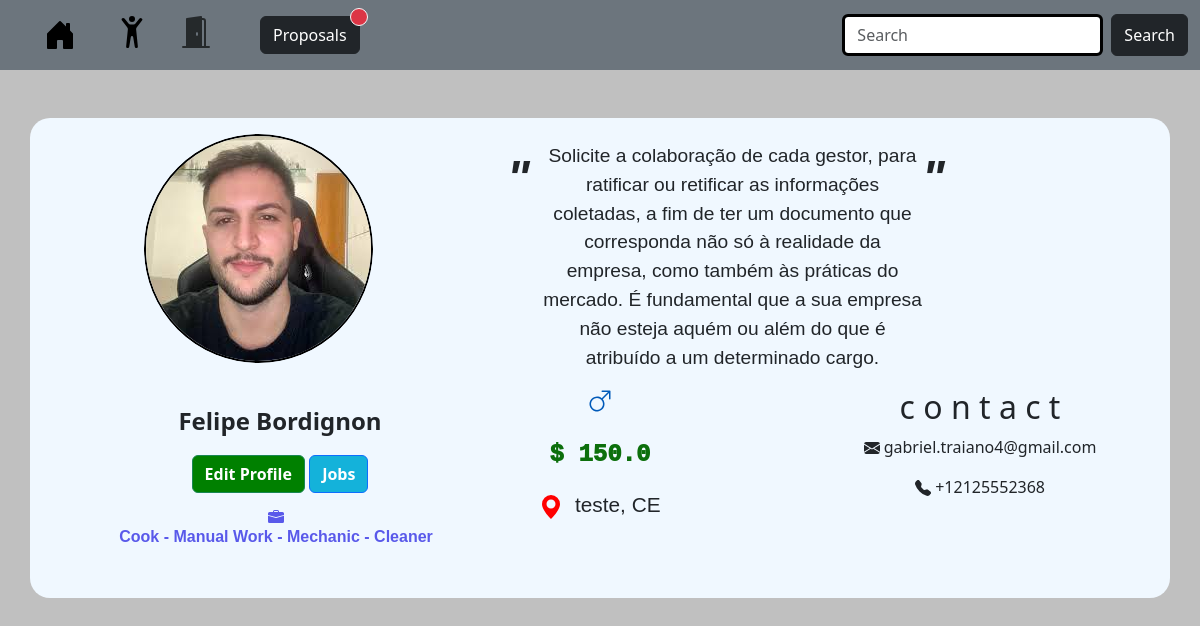
The app's page /profile/ (signed in) with its own data.
### home/models.py (models this page shows, shortened)
class CustomUser(AbstractUser):
    profile_pic = models.ImageField(_('Profile Picture'), upload_to='profile_img/',blank=True, default='/profile_img/standard.png')
    birth_date = models.DateField(_('Birth Date'), null=True,blank=True)
    phone = models.CharField(_('Phone Number'), max_length=15,help_text='Type your number')
    description = models.TextField(_('Description'), max_length=350, blank=True, null=True)
    city = models.CharField(max_length=70, blank=True, null=True)
    job = models.ManyToManyField('Job', related_name='users')
    genre = models.ForeignKey('Genre', related_name='users', on_delete=models.SET_NULL, null=True,blank=True)
    price_average = models.FloatField(_('Price Average'), blank=True, null=True)
    is_contractor = models.BooleanField(_('Is Contractor'), default=True, help_text='Check this box if you want hire a job instead make a freelancer')
    email = models.EmailField('E-mail')
    brazil_states = (
    ('AC', 'Acre'),
    ('AL', 'Alagoas'),
    ('AP', 'Amapá'),
    ('AM', 'Amazonas'),
    ('BA', 'Bahia'),
    ('CE', 'Ceará'),
    ('DF', 'Distrito Federal'),
    ('ES', 'Espírito Santo'),
    ('GO', 'Goiás'),
    ('MA', 'Maranhão'),
    ('MT', 'Mato Grosso'),
    ('MS', 'Mato Grosso do Sul'),
    ('MG', 'Minas Gerais'),
    ('PA', 'Pará'),
    ('PB', 'Paraíba'),
    ('PR', 'Paraná'),
    ('PE', 'Pernambuco'),
    ('PI', 'Piauí'),
    ('RJ', 'Rio de Janeiro'),
    ('RN', 'Rio Grande do Norte'),
    ('RS', 'Rio Grande do Sul'),
    ('RO', 'Rondônia'),
    ('RR', 'Roraima'),
    ('SC', 'Santa Catarina'),
    ('SP', 'São Paulo'),
    ('SE', 'Sergipe'),
    ('TO', 'Tocantins'))
    uf = models.CharField(max_length=2, choices=brazil_states, help_text='Select the state where you live', blank=True,null=True)
    class Meta:
        ordering = ['price_average']
        verbose_name = 'User'
        verbose_name_plural = 'Users'

class Job(models.Model):
    JOB_ROLES = (
        ('Electrician', 'Electrician'),
        ('Cook', 'Cook'),
        ('Carpenter', 'Carpenter'),
        ('Blacksmith', 'Blacksmith'),
        ('Driver', 'Driver'),
        ('Babysitter', 'Babysitter'),
        ('Cleaner', 'Cleaner'),
        ('Mechanic', 'Mechanic'),
        ('Manual Work', 'Manual Work'),
    )
    name = models.CharField(_('Job'),max_length=11 ,choices=JOB_ROLES)
    def __str__(self):
        return self.name

### home/views.py (the view)
# urls.py: path('profile/', views.MyProfile.as_view(),name='profile'),
class MyProfile(LoginRequiredMixin,DetailView):
    model = CustomUser
    template_name = 'registration/profile.html'
    context_object_name = 'user'
    def get_object(self, queryset: QuerySet[Any] | None = ...) -> Model:
        return self.request.user

### home/context_processors.py (called while the page is built)
def proposal_status(request):
    has_prop_wait = False
    if request.user.is_authenticated:
        user = request.user
        proposal = CustomUser.objects.filter(proposals_receive__status='waiting', id=user.id)
        if proposal:
            has_prop_wait = True
    return {'has_prop_wait': has_prop_wait}

### home/templates/registration/profile.html
{% extends "profile_base.html" %}
{% block button %}
    <a href="{% url "profile-edit" %}">
        <button type="button" class="btn btn-outline-success button-cool" style="background-color: green;">
            Edit Profile
        </button>
    </a>
    <a href="{% url "proposal-list" status="accepted" %}">
        <button type="button" class="btn btn-outline-primary button-cool" style="background-color: rgb(20, 178, 218);">
            Jobs
        </button>
    </a>
{% endblock %}

### home/templates/registration/profile_base.html (shortened to what this page needs)
{% extends "base.html" %}
{% load static %}
{% block extra_styles %}<link rel="stylesheet" href="{% static "/css/profile.css" %}">{% endblock %}
{% block content %}
    <br></br>
    <div class="container text-center">
        <div class="row">
            <div class="col-sm-7">
                <img class="profile_pic" src="{{user.profile_pic.url}}">
            </div>
            <div class="col-sm-5 description">
                <p class="quote">"&nbsp</p>
                <p>{{user.description}}</p>
                <p class="quote">"&nbsp</p>
            </div>
        </div>
        <div class="row">
            <div class="col-sm">
                <p class="person_name">{{user.first_name}} {{user.last_name}}</p>
                {% block button %}{% endblock %}
                <br>
                <p class="jobs userjobs">{% for job in user.job.all %}{{job}} {% if not forloop.last %} - {% endif %}{% endfor %}</p>
            </div>
            <div class="col-sm info">
                <div>
                </div>
                <br>
                <div class="price">
                    <p style="
                    font-family:'Courier New', Courier, monospace;
                    "> $ {{user.price_average}}</p>
                </div>
                <div class="location" style="font-size:1.3rem;">
                    <p>
                        <svg xmlns="http://www.w3.org/2000/svg" width="24" height="24" fill="currentColor" class="bi bi-geo-alt-fill" viewBox="0 0 16 16" style="color:red;">
                            <path d="M8 16s6-5.686 6-10A6 6 0 0 0 2 6c0 4.314 6 10 6 10m0-7a3 3 0 1 1 0-6 3 3 0 0 1 0 6"/>
                          </svg>
                          &nbsp{{user.city}}, {{user.uf}}
                    </p>
                </div>
            </div>
            <div class="col-sm">
                <h2>c o n t a c t</h2>
                <p class="email">
                      {{user.email}}
                </p>
                <p class="phone">
                      {{user.phone}}
                </p>
            </div>
        </div>
    </div>
{% endblock %}

### home/static/css/profile.css (style rules this page uses)
.profile_pic { clip-path: circle(50%); object-fit: cover; max-width: 15rem; margin-top: 1rem; position: relative; right: 6.5rem; border: 2px solid black; border-radius: 50%; }
.container { background-color: aliceblue; border-radius: 20px; height: 30rem; }
.person_name { font-weight: bold; position: relative; left: 60px; margin-top: 0.9rem; font-size: 1.5rem; }
.button-cool { color: white; font-weight: 700; position: relative; left: 60px; }
.description { display: flex; position: relative; right: 200px; margin-top: 1.5rem; font-size: 1.2rem; font-family:'Gill Sans', 'Gill Sans MT', Calibri, 'Trebuchet MS', sans-serif ; }
.quote { font-weight:bold; font-style:italic; font-size:3rem; }
.jobs { color: rgb(89, 89, 234); font-weight: 600; position: relative; left: 3.5rem; margin-top: 1rem; }
.userjobs { bottom: 2rem; font-family:'Gill Sans', 'Gill Sans MT', Calibri, 'Trebuchet MS', sans-serif ; }
.info { font-family:'Trebuchet MS', 'Lucida Sans Unicode', 'Lucida Grande', 'Lucida Sans', Arial, sans-serif; }
.price { color:rgb(12, 111, 12); font-weight: 1000; font-size: 1.5rem; display: flex; justify-content: center; justify-items: center; }

### records on screen
CustomUser: profile_pic (picture), description "Solicite a colaboração de cada gestor, para ratificar ou retificar as informações coletadas, a fim de ter um documento que corresponda não só à realidade da empresa, como também às práticas do mercado. É fundamental que a sua empresa não esteja aquém ou além do que é atribuído a um determinado cargo.", first_name "Felipe", last_name "Bordignon", price_average "150.0", city "teste", uf "CE", email "gabriel.traiano4@gmail.com", phone "+12125552368"
Job: name "Cook"
Job: name "Manual Work"
Job: name "Mechanic"
Job: name "Cleaner"
